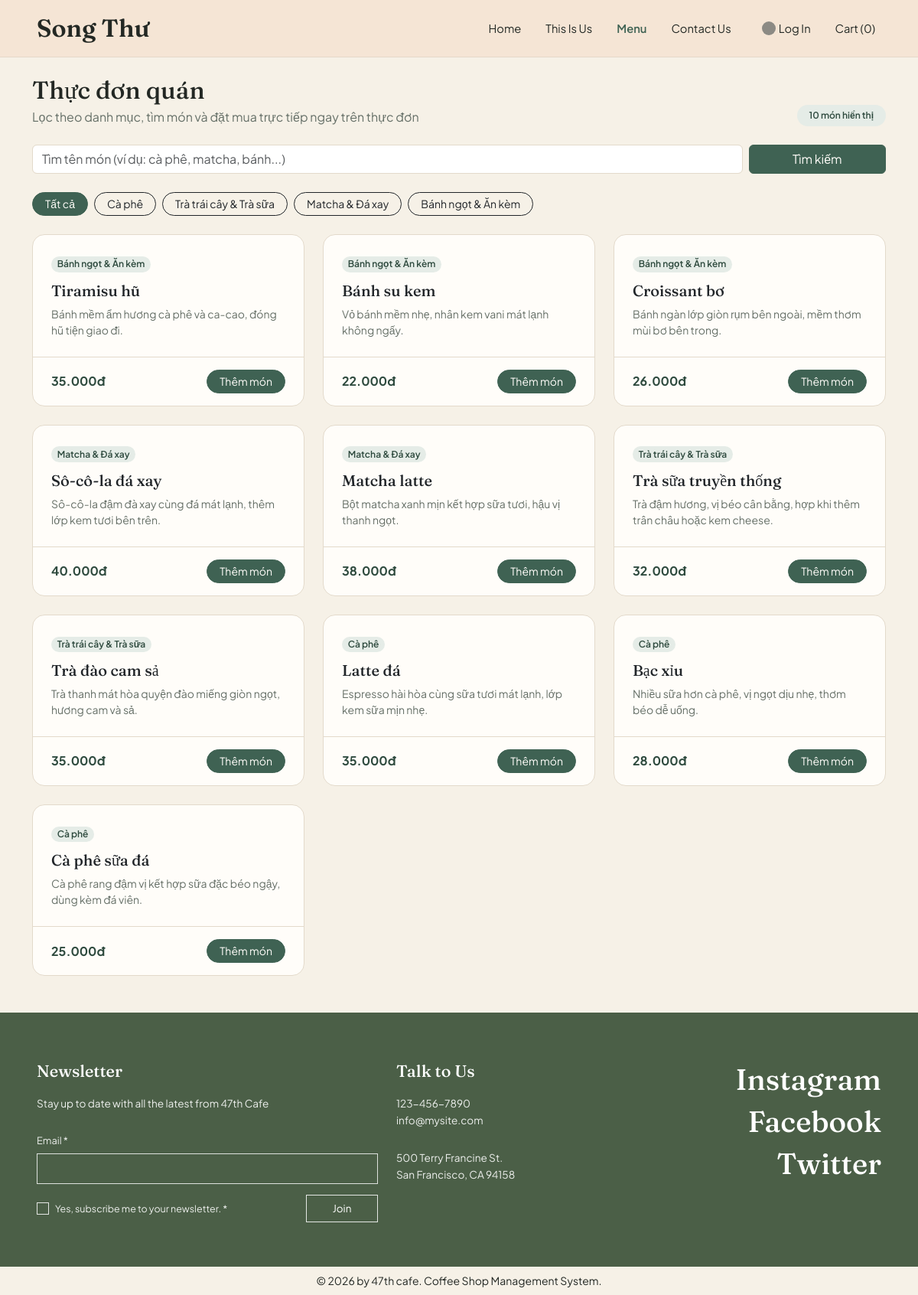
The page /?c=home&a=menu on the database as committed earlier.
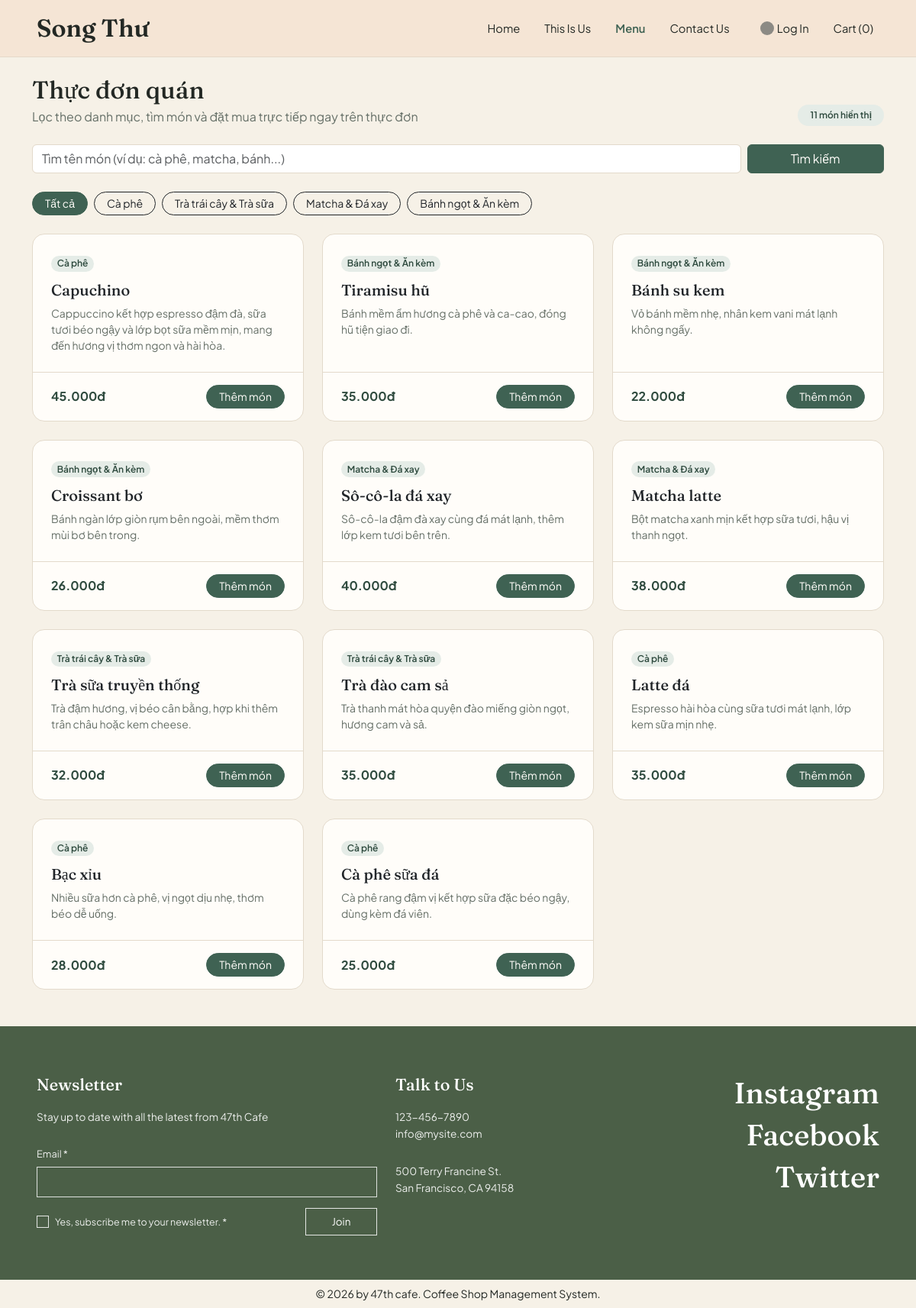
The same page on the database as committed later.
### tables this page shows
CREATE TABLE `danh_muc` (
  `id` int(10) UNSIGNED NOT NULL,
  `ten_danh_muc` varchar(100) NOT NULL,
  `duong_dan` varchar(120) NOT NULL,
  `loai_mon` enum('do_uong','banh') NOT NULL DEFAULT 'do_uong',
  `thu_tu_hien_thi` int(11) NOT NULL DEFAULT 0,
  `con_ban` tinyint(1) NOT NULL DEFAULT 1
);

CREATE TABLE `san_pham` (
  `id` int(10) UNSIGNED NOT NULL,
  `danh_muc_id` int(10) UNSIGNED NOT NULL,
  `ten_san_pham` varchar(150) NOT NULL,
  `duong_dan` varchar(170) NOT NULL,
  `mo_ta` text DEFAULT NULL,
  `hinh_anh` varchar(255) DEFAULT NULL,
  `gia_goc` decimal(10,2) NOT NULL DEFAULT 0.00,
  `con_ban` tinyint(1) NOT NULL DEFAULT 1,
  `ngay_tao` timestamp NOT NULL DEFAULT current_timestamp()
);

### controllers/HomeController.php (called while the page is built, shortened)
<?php
require_once __DIR__ . '/../models/ProductModel.php';
function homeMenu(): void
{
    $categoryId = isset($_GET['category']) && $_GET['category'] !== ''
        ? (int) $_GET['category']
        : null;
    $keyword = (string) ($_GET['q'] ?? '');
    $categories = getAllCategories();
    $products = getFilteredProducts($categoryId, $keyword);
    $toppings = getActiveToppings();
    render('home/menu', [
        'pageTitle' => 'Thực đơn - Quán Cà Phê',
        'categories' => $categories,
        'products' => $products,
        'toppings' => $toppings,
        'selectedCategory' => $categoryId,
        'keyword' => $keyword,
    ]);
}

### index.php (called while the page is built, shortened)
<?php
require_once __DIR__ . '/core/view.php';
$controller = $_GET['c'] ?? 'home';
$action = $_GET['a'] ?? 'index';
$controllerSlug = preg_replace('/[^a-zA-Z0-9_]/', '', strtolower($controller));
$actionSlug = preg_replace('/[^a-zA-Z0-9_]/', '', $action);
$handlerFunc = $controllerSlug . ucfirst($actionSlug);
$handlerFunc();

### models/ProductModel.php (called while the page is built, shortened)
<?php
function getAllCategories(): array
{
    $pdo = db_connect();
    $sql = "SELECT id, ten_danh_muc, loai_mon, thu_tu_hien_thi
            FROM danh_muc
            WHERE con_ban = 1
            ORDER BY thu_tu_hien_thi ASC, id ASC";
    $stmt = $pdo->query($sql);
    return $stmt->fetchAll();
}
function getFilteredProducts(?int $categoryId, string $keyword = ''): array
{
    $pdo = db_connect();
    $sql = "SELECT p.*, d.ten_danh_muc
            FROM san_pham p
            INNER JOIN danh_muc d ON p.danh_muc_id = d.id
            WHERE p.con_ban = 1
              AND d.con_ban = 1";
    $params = [];
    $keyword = trim($keyword);
    $sql .= " ORDER BY p.id DESC";
    $stmt = $pdo->prepare($sql);
    $stmt->execute($params);
    return $stmt->fetchAll();
}
function getProductSizes(int $productId): array
{
    $pdo = db_connect();
    $stmt = $pdo->prepare(
        "SELECT id, san_pham_id, ten_size, gia_cong_them, la_mac_dinh
         FROM bien_the_san_pham
         WHERE san_pham_id = :product_id AND con_ban = 1
         ORDER BY la_mac_dinh DESC, id ASC"
    );
    $stmt->execute([':product_id' => $productId]);
    return $stmt->fetchAll();
}

### views/home/menu.php (the view, shortened to what the changed rows need)
<div class="d-flex flex-wrap justify-content-between align-items-end gap-2 mb-4">
    <div>
        <h1 class="h2 mb-1">Thực đơn quán</h1>
        <p class="mb-0 text-coffee-muted">Lọc theo danh mục, tìm món và đặt mua trực tiếp ngay trên thực đơn</p>
    </div>
    <span class="badge badge-moss rounded-pill px-3 py-2">
        <?= count($products) ?> món hiển thị
    </span>
</div>
<div class="d-flex flex-wrap gap-2 mb-4">
    <a
        href="<?= BASE_URL ?>/?c=home&a=menu<?= $keyword !== '' ? '&q=' . urlencode($keyword) : '' ?>"
        class="btn btn-sm rounded-pill px-3 <?= ($selectedCategory === null || $selectedCategory <= 0) ? 'btn-moss' : 'btn-outline-dark' ?>"
    >
        Tất cả
    </a>
    <?php foreach ($categories as $cat): ?>
        <?php $isActive = ((int) $selectedCategory === (int) $cat['id']); ?>
        <a
            href="<?= BASE_URL ?>/?c=home&a=menu&category=<?= (int) $cat['id'] ?><?= $keyword !== '' ? '&q=' . urlencode($keyword) : '' ?>"
            class="btn btn-sm rounded-pill px-3 <?= $isActive ? 'btn-moss' : 'btn-outline-dark' ?>"
        >
            <?= htmlspecialchars($cat['ten_danh_muc']) ?>
        </a>
    <?php endforeach; ?>
</div>
<?php if (empty($products)): ?>
    <div class="card card-coffee p-5 text-center">
        <p class="mb-2 fw-semibold">Không tìm thấy món phù hợp với bộ lọc hiện tại.</p>
        <div>
            <a href="<?= BASE_URL ?>/?c=home&a=menu" class="btn btn-sm btn-moss rounded-pill px-3">
                Xem toàn bộ thực đơn
            </a>
        </div>
    </div>
<?php else: ?>
    <div class="row g-4">
        <?php foreach ($products as $item): ?>
            <?php $sizes = getProductSizes((int) $item['id']);  ?>
            <div class="col-md-4">
                <div class="card card-coffee h-100">
                    <div class="card-body p-4">
                        <span class="badge badge-moss rounded-pill mb-2">
                            <?= htmlspecialchars($item['ten_danh_muc']) ?>
                        </span>
                        <h2 class="h5 card-title mt-1 mb-2"><?= htmlspecialchars($item['ten_san_pham']) ?></h2>
                        <p class="card-text small mb-0 text-coffee-muted">
                            <?= htmlspecialchars($item['mo_ta'] ?? '') ?>
                        </p>
                    </div>
                    <div class="card-footer bg-transparent border-coffee-soft px-4 py-3 d-flex justify-content-between align-items-center gap-2">
                        <span class="price-moss fs-6"><?= format_vnd((float) $item['gia_goc']) ?></span>
                        <button
                            type="button"
                            class="btn btn-sm btn-moss rounded-pill px-3 btn-open-option-modal"
                            data-bs-toggle="modal"
                            data-bs-target="#itemOptionModal"
                            data-id="<?= (int) $item['id'] ?>"
                            data-name="<?= htmlspecialchars($item['ten_san_pham'], ENT_QUOTES) ?>"
                            data-base-price="<?= (float) $item['gia_goc'] ?>"
                            data-sizes="<?= htmlspecialchars(json_encode($sizes, JSON_UNESCAPED_UNICODE), ENT_QUOTES) ?>"
                        >
                            Thêm món
                        </button>
                    </div>
                </div>
            </div>
        <?php endforeach; ?>
    </div>
<?php endif; ?>

Rows that differ between the two databases and show on the page:
added san_pham: danh_muc.ten_danh_muc "Cà phê", ten_san_pham "Capuchino", mo_ta "Cappuccino kết hợp espresso đậm đà, sữa tươi béo ngậy và lớp bọt sữa mềm mịn, mang đến hương vị thơm ngon và hài hòa.", gia_goc "45.000đ"
Other text that changed with them:
count($products): "10" → "11"
